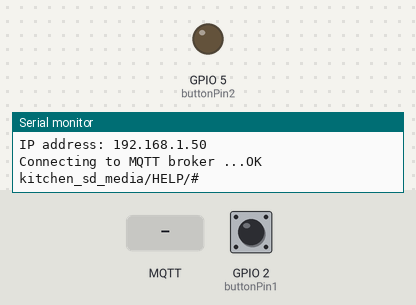
Simulated run of this sketch. Board: ESP8266 (NodeMCU). Shown: output pins drawn as LEDs (lit = HIGH), the last lines printed to the serial monitor. The test bench sets the inputs (shaded band); at power-on: GPIO 2 (buttonPin1) HIGH. WiFi joins after 1.5 s; servers stay silent unless stated; no MQTT or app messages arrive unless stated.

Above: at 2.7 s.
2.8 s: MQTT message "ON" arrives on the first subscribed topic
At 3.4 s:
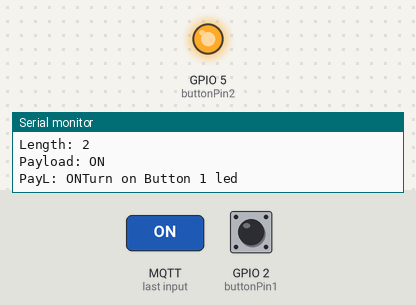
5.9 s: MQTT message "OFF" arrives on the first subscribed topic
At 7.0 s:
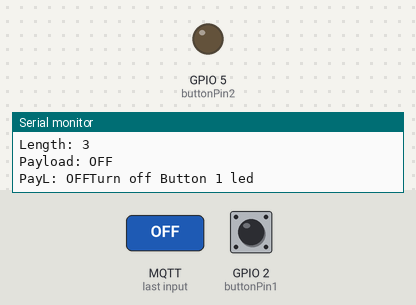
Timing chart, 0 to 8.9 s (numbered marks = the images above; inputs shaded):
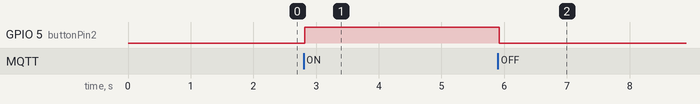

The sketch:

mqtt_switch_kitchen.ino
```cpp
// (licence header left out)
#include <ESP8266WiFi.h>
#include <PubSubClient.h>
#include <ESP8266mDNS.h>  // Für OTA
#include <WiFiUdp.h>      // Für OTA
#include <ArduinoOTA.h>   // Für OTA


#define wifi_ssid "mimimimiii"
#define wifi_password "dontcry4meargentina"

#define mqtt_server "192.168.1.102"
#define mqtt_user "thing"      // if exist
#define mqtt_password "5m4r72552"  //idem
#define mqtt_client "kitchen_sw_media"  //client name

#define switch_topic "kitchen_sd_media/cmnd/POWER"  //Topic tst
#define kitchen_sd_topic "kitchen_sd_media/HELP/#"  //Topic tst


// constants won't change. They're used here to set pin numbers:
const int buttonPin1 = 2; // the number of the pushbutton pin
const int buttonPin2 = 5; // the number of the Ledoutput
//const int buttonPin4 = 4;     // the number of the pushbutton pin

// variables will change:
int buttonState1 = 0;         // variable for reading the pushbutton status
//int buttonState4 = 0;
int lastButtonState1 = 0;
//int lastButtonState4 = 0;

String PL = "";
//Buffer to decode MQTT messages
char message_buff[100];

long lastMsg = 0;
long lastRecu = 0;
bool debug = false;  //Display log message if True

// Create abjects
WiFiClient espClient;
PubSubClient client(espClient);


void setup() {
  // put your setup code here, to run once:
  pinMode(buttonPin1, INPUT_PULLUP); // initialize the pushbutton pin as an input :
  pinMode(buttonPin2, OUTPUT); // initialize the pushbutton pin as an input and pullup:
  Serial.begin(9600);
  setup_wifi();           //Connect to Wifi network
  client.setServer(mqtt_server, 1883);    // Configure MQTT connexion
  client.setCallback(callback);  //MQTT LIsten Funktion
}

//////////////////////////////////////
//Connexion au réseau WiFi
void setup_wifi() {
  delay(10);
  Serial.println();
  Serial.print("Connecting to ");
  Serial.println(wifi_ssid);
  WiFi.hostname("kitchen_sw_media");
  WiFi.begin(wifi_ssid, wifi_password);

  while (WiFi.status() != WL_CONNECTED) {
    delay(500);
    Serial.print(".");
  }

  Serial.println("");
  Serial.println("WiFi OK ");
  Serial.print("=> ESP8266 IP address: ");
  Serial.print(WiFi.localIP());


  ArduinoOTA.setHostname("kitchen_sw_main");
  ArduinoOTA.onStart([]() {
    Serial.println("Start");
  });
  ArduinoOTA.onEnd([]() {
    Serial.println("\nEnd");
  });
  ArduinoOTA.onProgress([](unsigned int progress, unsigned int total) {
    Serial.printf("Progress: %u%%\r", (progress / (total / 100)));
  });
  ArduinoOTA.onError([](ota_error_t error) {
    Serial.printf("Error[%u]: ", error);
    if (error == OTA_AUTH_ERROR) Serial.println("Auth Failed");
    else if (error == OTA_BEGIN_ERROR) Serial.println("Begin Failed");
    else if (error == OTA_CONNECT_ERROR) Serial.println("Connect Failed");
    else if (error == OTA_RECEIVE_ERROR) Serial.println("Receive Failed");
    else if (error == OTA_END_ERROR) Serial.println("End Failed");
  });
  ArduinoOTA.begin();
  Serial.println("Ready");
  Serial.print("IP address: ");
  Serial.println(WiFi.localIP());
}


//////////////////////////////////////
//MQTT Connect innk reconnet
void reconnect() {

  while (!client.connected()) {
    Serial.print("Connecting to MQTT broker ...");
    if (client.connect(mqtt_client, mqtt_user, mqtt_password)) {
      Serial.println("OK");
      client.subscribe(kitchen_sd_topic);
      Serial.println(kitchen_sd_topic);
    } else {
      Serial.print("KO, error : ");
      Serial.println(client.state());
      Serial.println(" Wait 5 secondes before to retry");
      delay(5000);
    }
  }
}
void loop() {
  // put your main code here, to run repeatedly:
  if (!client.connected()) {    // MQTT konnektieren
  reconnect();
  }
  ArduinoOTA.handle();
  client.loop();
  buttonState1 = digitalRead(buttonPin1);  // read the state of the pushbutton value:

    // check if the pushbutton is pressed. If it is, the buttonState is LOW:
  if (buttonState1 != lastButtonState1) {
    if (buttonState1 == LOW)  {
      client.publish(switch_topic, "TOGGLE", true);
      Serial.println ("bildschirm state");
      Serial.println (buttonState1);

    }
  lastButtonState1 = buttonState1;
  }
     client.loop(); // Schleife für MQTT
   // int pli = PL.toInt();

   if (PL == "ON"){
        digitalWrite(buttonPin2, HIGH);
        Serial.println("Turn on Button 1 led");
        PL = "";
    }
   if (PL == "OFF"){
        digitalWrite(buttonPin2, LOW);
        Serial.println("Turn off Button 1 led");
        PL = "";
    }

}

// ===========================================================
// Callback Funktion von MQTT. Die Funktion wird aufgerufen
// wenn ein Wert empfangen wurde.
// ===========================================================
void callback(char* topic, byte* payload, unsigned int length) {
 // Zähler
 int i = 0;
 // Hilfsvariablen für die Convertierung der Nachricht in ein String
 char message_buff[100];

 Serial.println("Message arrived: topic: " + String(topic));
 Serial.println("Length: " + String(length,DEC));

 // Kopieren der Nachricht und erstellen eines Bytes mit abschließender \0
 for(i=0; i<length; i++) {
 message_buff[i] = payload[i];
 }
 message_buff[i] = '\0';

 // Konvertierung der nachricht in ein String
 String msgString = String(message_buff);
 Serial.println("Payload: " + msgString);
 PL = msgString;
 Serial.print("PayL: " + PL);
}
```

Measured:
- after the input at 2.8 s, GPIO 5 (buttonPin2): LOW → HIGH at once
- after the input at 5.9 s, GPIO 5 (buttonPin2): HIGH → LOW at once
